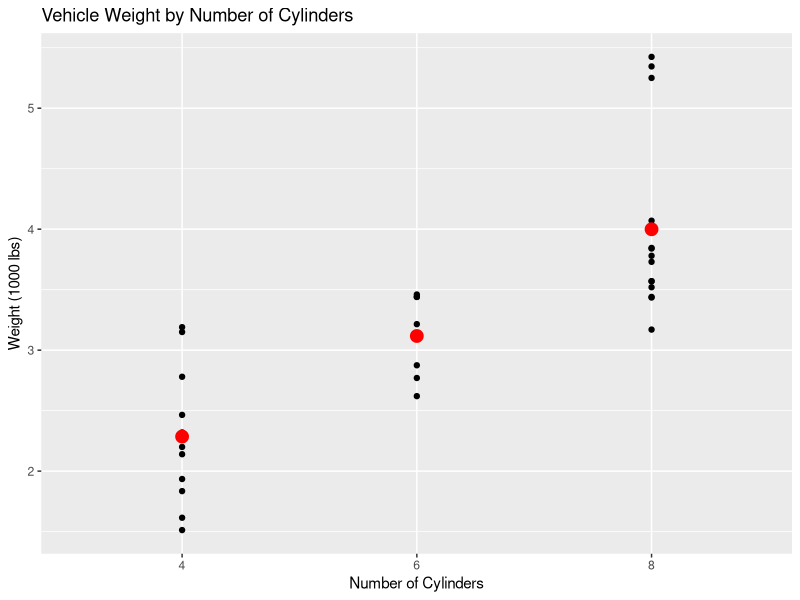

Source code (R):
# COP2073C Programming Assignment 11
# R. Williams
# 11/21/2026
# Analyze vehicle weight using linear models

install.packages("tidyverse")
install.packages("modelr")

library(tidyverse)
library(modelr)

# Step 1: Create a tibble
cars_data <- mtcars %>%
  select(cyl, wt) %>%
  mutate(cyl = factor(cyl))

print(cars_data)

# Step 2: Fit a linear model
cars_model <- lm(wt ~ cyl, data = cars_data)

summary(cars_model)

# Step 3: Create a prediction grid
cars_predictions <- cars_data %>%
  data_grid(cyl) %>%
  add_predictions(cars_model)

print(cars_predictions)

# Step 4: Plot original data and predictions
ggplot(cars_data, aes(x = cyl, y = wt)) +
  geom_point() +
  geom_point(
    data = cars_predictions,
    aes(y = pred),
    color = "red",
    size = 4
  ) +
  labs(
    title = "Vehicle Weight by Number of Cylinders",
    x = "Number of Cylinders",
    y = "Weight (1000 lbs)"
  )

# Step 5: Analysis of results
# The linear model shows a relationship between the
# number of cylinders and vehicle weight.
# Vehicles with 4 cylinders have the lowest predicted
# average weight, while 8-cylinder vehicles have the
# highest predicted average weight.
# The red points represent the model's predicted
# weights for each cylinder category.
# Overall, vehicles with more cylinders tend to
# weigh more in the mtcars dataset.
